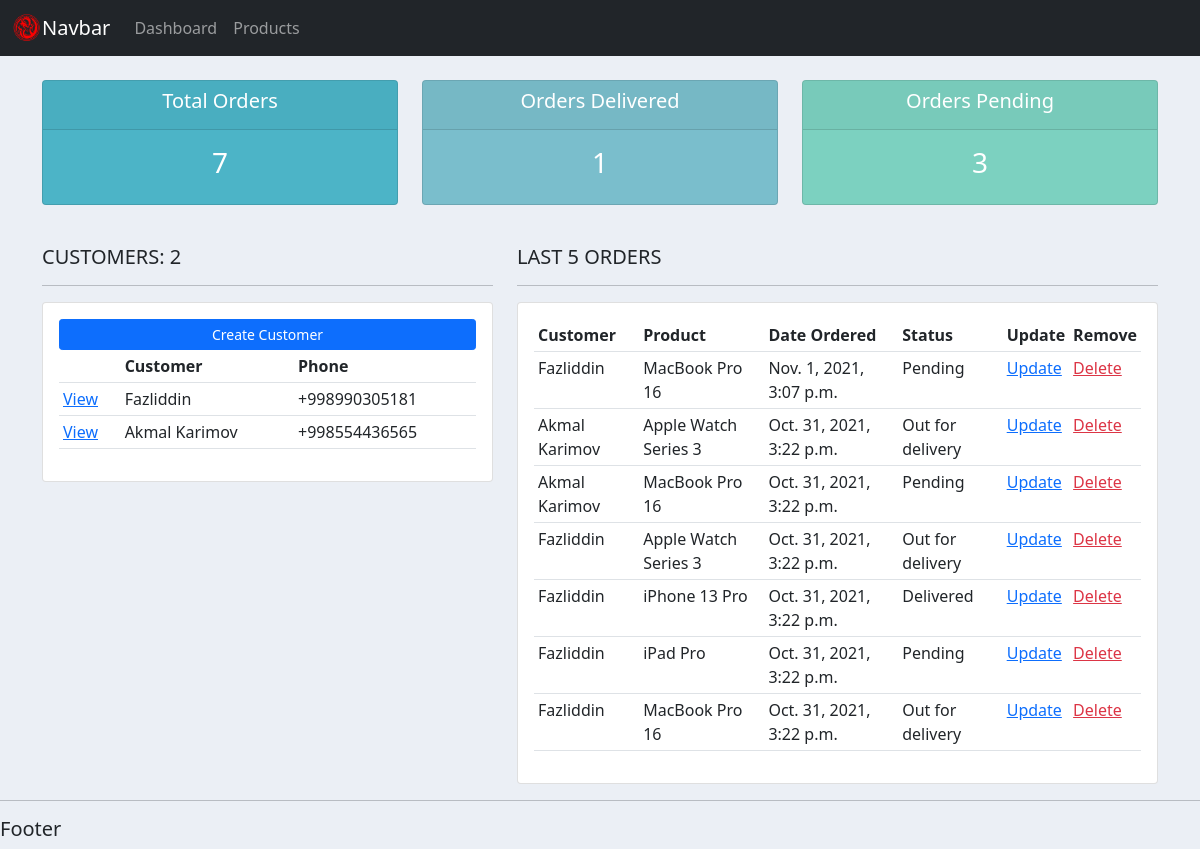
The app's page /, older data.
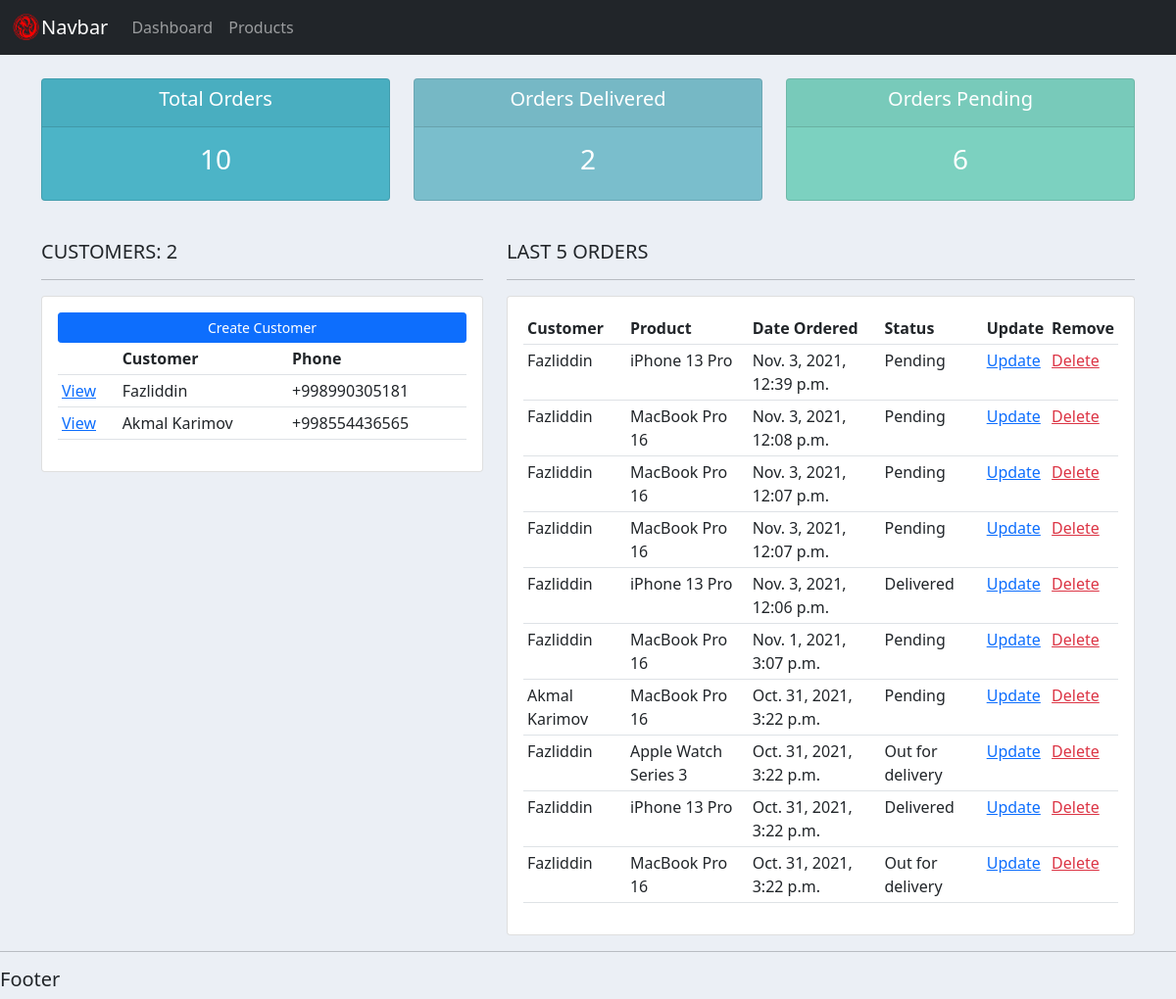
The same page, newer data.
### accounts/models.py (models this page shows, shortened)
class Customer(models.Model):
    name = models.CharField(max_length=200)
    phone = models.CharField(max_length=200)
    email = models.CharField(max_length=200)
    date_created = models.DateTimeField(auto_now_add=True)

class Order(models.Model):
    STATUS = (
        ('Pending', 'Pending'),
        ('Out for delivery', 'Out for delivery'),
        ('Delivered', 'Delivered')
    )
    customer = models.ForeignKey(Customer, on_delete=models.SET_NULL, null=True)
    product = models.ForeignKey(Product, on_delete=models.SET_NULL, null=True)
    date_created = models.DateTimeField(auto_now_add=True, null=True)
    status = models.CharField(max_length=200, null=True, choices=STATUS)

class Product(models.Model):
    CATEGORY = (
        ('Indoor', 'Indoor'),
        ('Out Door', 'Out Door'),
    )
    name = models.CharField(max_length=200)
    price = models.FloatField(null=True)
    category = models.CharField(max_length=200, null=True, choices=CATEGORY)
    description = models.CharField(max_length=200)
    date_created = models.DateTimeField(auto_now_add=True, null=True)
    tags = models.ManyToManyField(Tag)

### accounts/views.py (the view)
# urls.py: path("", views.home, name="home"),
def home(request):
    orders = Order.objects.all().order_by('-date_created')
    customers = Customer.objects.all()
    total_customers = customers.count()
    total_orders = orders.count()
    delivered = orders.filter(status="Delivered").count()
    pending = orders.filter(status='Pending').count()
    context = {
        'orders': orders,
        'customers': customers,
        'total_customers': total_customers,
        'total_orders': total_orders,
        'delivered': delivered,
        'pending': pending
    }
    return render(request, 'accounts/dashboard.html', context)

### templates/accounts/dashboard.html
{% extends 'accounts/base.html' %}
{% block content %}
    {% include 'accounts/status.html' %}
    <br>
    <div class="row">
        <div class="col-md-5">
            <h5>CUSTOMERS: {{ total_customers }}</h5>
            <hr>
            <div class="card card-body">
                <a class="btn btn-primary  btn-sm btn-block" href="">Create Customer</a>
                <table class="table table-sm">
                    <tr>
                        <th></th>
                        <th>Customer</th>
                        <th>Phone</th>
                    </tr>
                    {% for customer in customers %}
                        <tr>
                            <td><a href="{% url 'customer-detail' customer.pk %}">View</a></td>
                            <td>{{ customer.name }}</td>
                            <td>{{ customer.phone }}</td>
                        </tr>
                    {% endfor %}
                </table>
            </div>
        </div>
        <div class="col-md-7">
            <h5>LAST 5 ORDERS</h5>
            <hr>
            <div class="card card-body">
                <table class="table table-sm">
                    <tr>
                        <th>Customer</th>
                        <th>Product</th>
                        <th>Date Ordered</th>
                        <th>Status</th>
                        <th>Update</th>
                        <th>Remove</th>
                    </tr>
                    {% for order in orders %}
                        <tr>
                            <td>{{ order.customer.name }}</td>
                            <td>{{ order.product.name }}</td>
                            <td>{{ order.date_created }}</td>
                            <td>{{ order.status }}</td>
                            <td><a href="{% url 'update-order' order.pk %}" class="text-primary">Update</a></td>
                            <td><a href="{% url 'delete-order' order.pk %}" class="text-danger">Delete</a></td>
                        </tr>
                    {% endfor %}
                </table>
            </div>
        </div>
    </div>
{% endblock %}

Row changes from the older to the newer data that the page shows:
removed Order: customer.name "Akmal Karimov", product.name "Apple Watch Series 3", date_created "Oct. 31, 2021, 3:22 p.m.", status "Out for delivery"
removed Order: customer.name "Fazliddin", product.name "iPad Pro", date_created "Oct. 31, 2021, 3:22 p.m.", status "Pending"
added Order: customer.name "Fazliddin", product.name "iPhone 13 Pro", date_created "Nov. 3, 2021, 12:39 p.m.", status "Pending"
added Order: customer.name "Fazliddin", product.name "MacBook Pro 16", date_created "Nov. 3, 2021, 12:08 p.m.", status "Pending"
added Order: customer.name "Fazliddin", product.name "MacBook Pro 16", date_created "Nov. 3, 2021, 12:07 p.m.", status "Pending"
added Order: customer.name "Fazliddin", product.name "MacBook Pro 16", date_created "Nov. 3, 2021, 12:07 p.m.", status "Pending"
added Order: customer.name "Fazliddin", product.name "iPhone 13 Pro", date_created "Nov. 3, 2021, 12:06 p.m.", status "Delivered"
Text that changed along with them:
{{ total_orders }}: "7" → "10"
{{ delivered }}: "1" → "2"
{{ pending }}: "3" → "6"
